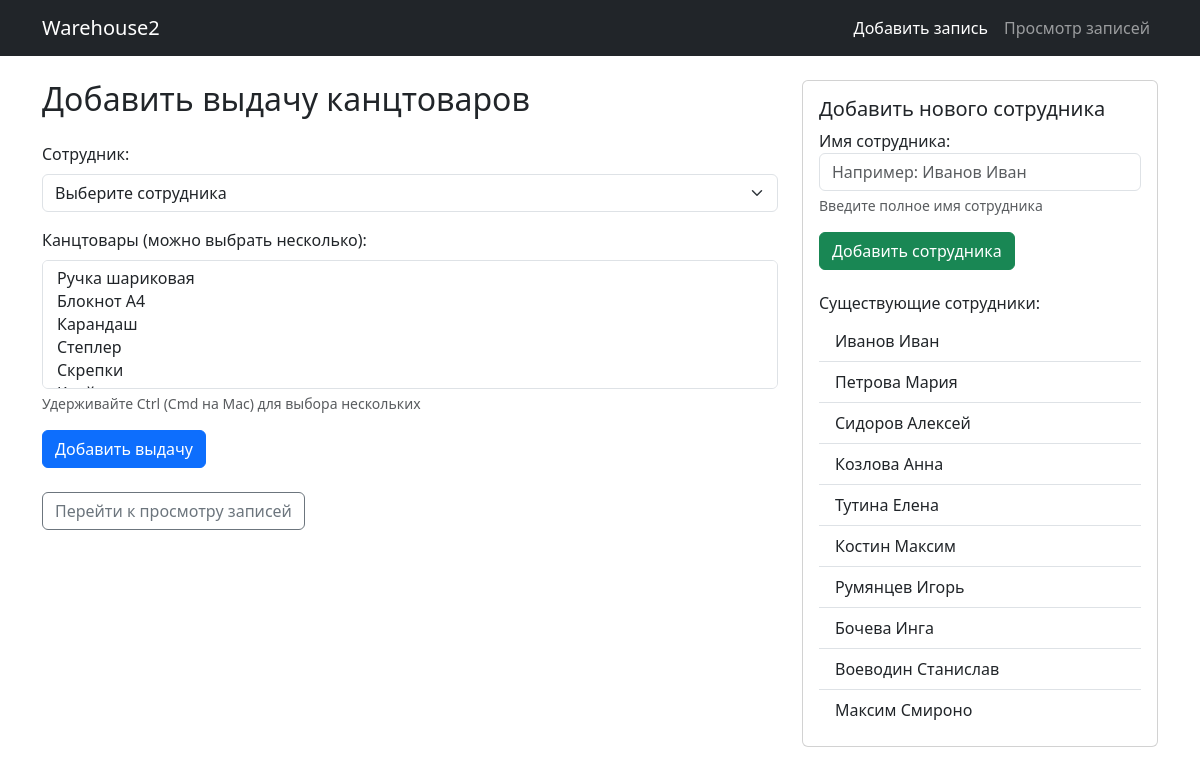
The page / on the database its author committed.
### inventory/models.py (models this page shows, shortened)
class Employee(models.Model):
    name = models.CharField(max_length=100, verbose_name="Имя сотрудника")
    class Meta:
        verbose_name = "Сотрудник"
        verbose_name_plural = "Сотрудники"

### inventory/views.py (the view)
# urls.py: path('', views.index, name='index'),
def index(request):
    employees = Employee.objects.all()
    supplies = OfficeSupply.objects.all()
    form = EmployeeForm()
    return render(request, 'index.html', {
        'employees': employees,
        'supplies': supplies,
        'form': form,
    })

### inventory/forms.py
class EmployeeForm(forms.ModelForm):
    class Meta:
        model = Employee
        fields = ['name']
        widgets = {
            'name': forms.TextInput(attrs={
                'class': 'form-control',
                'placeholder': 'Например: Иванов Иван'
            })
        }
        labels = {
            'name': 'Имя сотрудника'
        }
        help_texts = {
            'name': 'Введите полное имя сотрудника'
        }

### inventory/templates/index.html (shortened to what this page needs)
{% extends 'base.html' %}
{% block content %}
<div class="row">
    <div class="col-md-8">
        <h2 class="mb-4">Добавить выдачу канцтоваров</h2>
        <form method="POST" action="{% url 'add_record' %}">
            <div class="mb-3">
                <label class="form-label">Сотрудник:</label>
                <select name="employee" class="form-select" required>
                    <option value="">Выберите сотрудника</option>
                </select>
            </div>
            <div class="mb-3">
                <label class="form-label">Канцтовары (можно выбрать несколько):</label>
                <select name="supplies" class="form-select" multiple size="5" required>
                    {% for supply in supplies %}
                        <option value="{{ supply.id }}">{{ supply.name }}</option>
                    {% endfor %}
                </select>
                <div class="form-text">Удерживайте Ctrl (Cmd на Mac) для выбора нескольких</div>
            </div>
            <button type="submit" class="btn btn-primary">
                Добавить выдачу
            </button>
        </form>
        <div class="mt-4">
            <a href="{% url 'records' %}" class="btn btn-outline-secondary">
                Перейти к просмотру записей
            </a>
        </div>
    </div>
    <div class="col-md-4">
        <div class="card">
            <div class="card-body">
                <h5 class="card-title">Добавить нового сотрудника</h5>
                <form method="POST" action="{% url 'add_employee' %}">
                    <div class="mb-3">
                        {{ form.name.label_tag }}
                        {{ form.name }}
                        {% if form.name.help_text %}
                            <div class="form-text">{{ form.name.help_text }}</div>
                        {% endif %}
                    </div>
                    <button type="submit" class="btn btn-success">
                        Добавить сотрудника
                    </button>
                </form>
                <div class="mt-4">
                    <h6>Существующие сотрудники:</h6>
                    <ul class="list-group list-group-flush">
                        {% for employee in employees %}
                            <li class="list-group-item">{{ employee.name }}</li>
                        {% empty %}
                            <li class="list-group-item text-muted">Нет сотрудников</li>
                        {% endfor %}
                    </ul>
                </div>
            </div>
        </div>
    </div>
</div>
{% endblock %}

### rows shown on the page
Employee: name "Иванов Иван"
Employee: name "Петрова Мария"
Employee: name "Сидоров Алексей"
Employee: name "Козлова Анна"
Employee: name "Тутина Елена"
Employee: name "Костин Максим"
Employee: name "Румянцев Игорь"
Employee: name "Бочева Инга"
Employee: name "Воеводин Станислав"
Employee: name "Максим Смироно"
